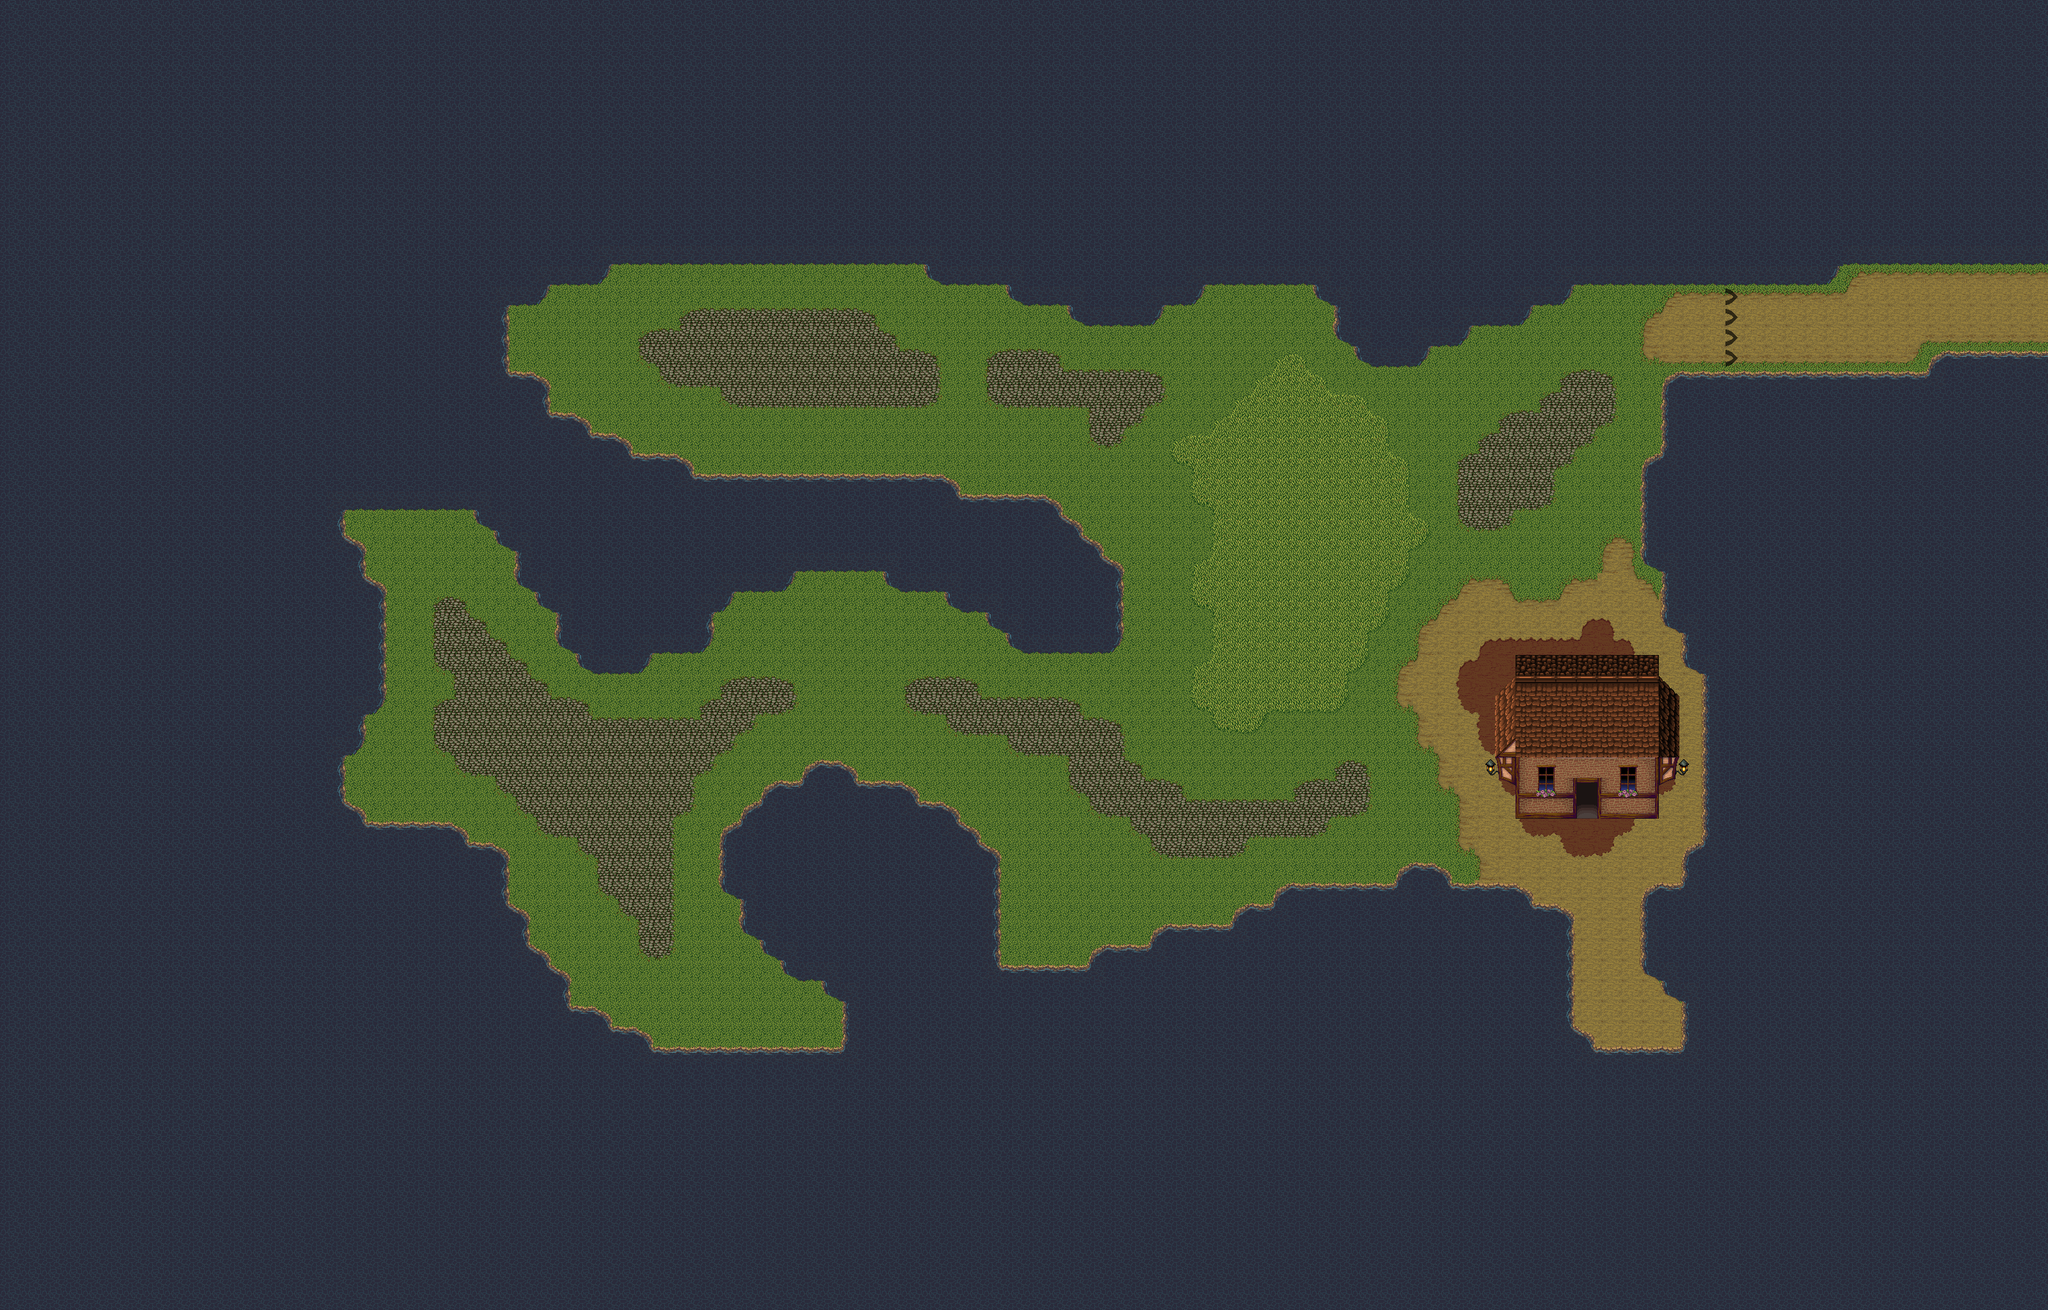

Below is a game level as drawn by its tile map, then a one-line description and the .tmx that defines it (tile-layer data replaced by summaries):
An orthogonal 100x64 tile map with 32x32 px tiles, 2 tile layers (general, elements), 1 hidden layer not drawn, 2 tilesets.

<map version="1.2" tiledversion="1.2.1" orientation="orthogonal" renderorder="right-down" width="100" height="64" tilewidth="32" tileheight="32" infinite="0" nextlayerid="4" nextobjectid="1">
 <tileset firstgid="1" name="terrain" tilewidth="32" tileheight="32" tilecount="98" columns="7">
  <grid orientation="orthogonal" width="7" height="32" />
  <image source="../sprites/tiles.png" width="224" height="448" />
 </tileset>
 <tileset firstgid="99" name="elements" tilewidth="32" tileheight="32" tilecount="152" columns="8">
  <grid orientation="orthogonal" width="8" height="19" />
  <image source="../sprites/elements.png" width="256" height="608" />
 </tileset>
 <layer id="1" name="general" width="100" height="64">
  <data>[6400 cells, 6400 non-empty, 75 distinct tile ids]</data>
 </layer>
 <layer id="2" name="elements" width="100" height="64">
  <data>[6400 cells, 74 non-empty, 28 distinct tile ids]</data>
 </layer>
 <layer id="3" name="pisable" width="100" height="64" visible="0">
  <data>[6400 cells, 5067 non-empty, 1 distinct tile ids]</data>
 </layer>
</map>
